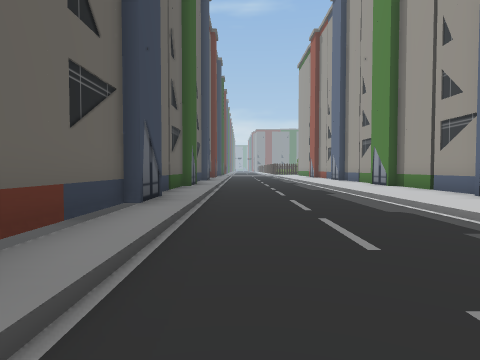
[1] (above)

21 first-person views from a walk through a scene from a Unity 3-D project. The camera is 1.2 m above the floor, tilts 2° down and sees 75° across. The floor is counted in squares, 2 m on a side. Each view is taken from the middle of a square. On the plan, view 1 faces up. The plan holds only what a view shows up to about 9 squares ahead; the rest is blank. The place goes on beyond the plan. The player character is not drawn.

[2]
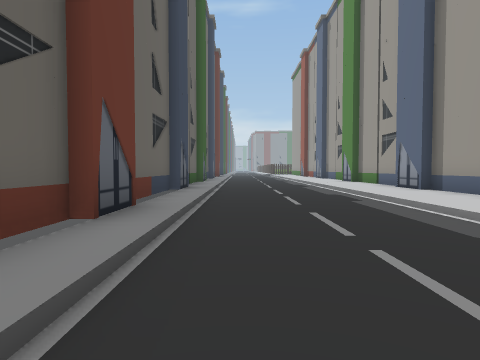

[3]
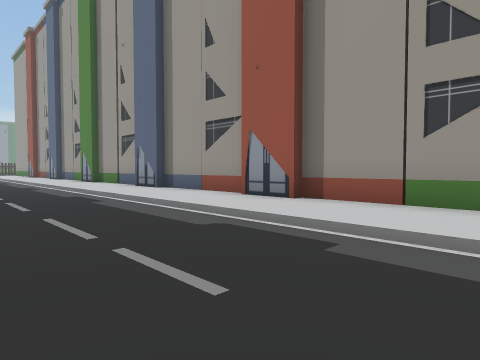

[4]
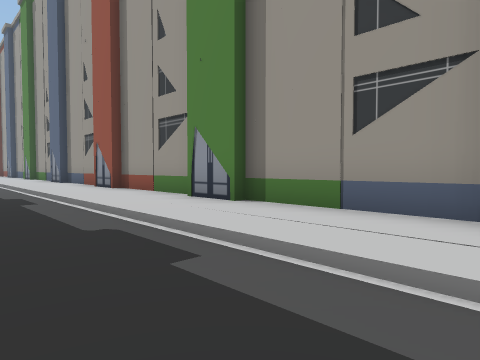

[5]
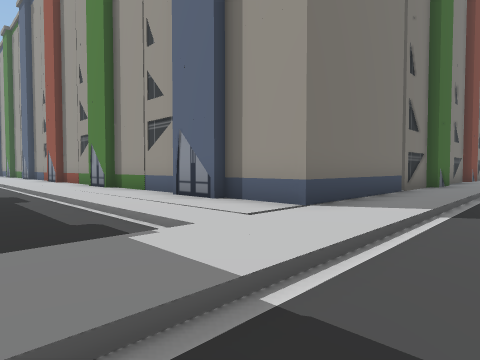

[6]
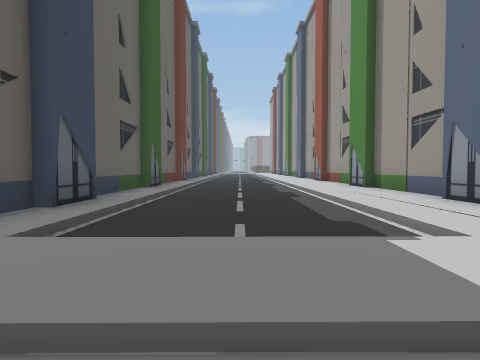

[7]
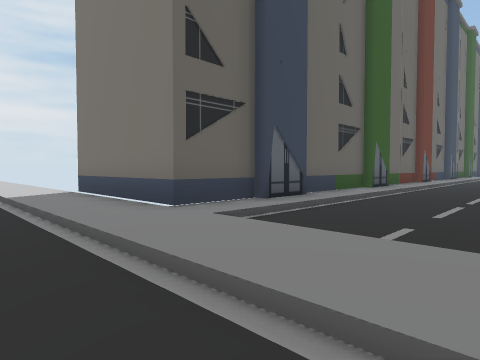

[8]
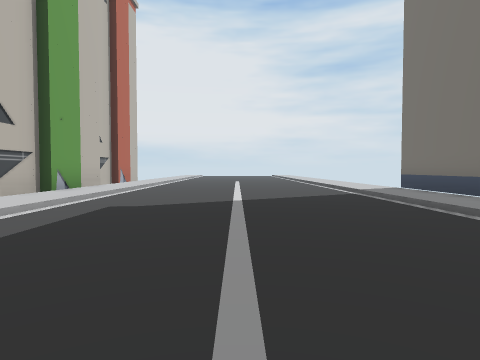

[9]
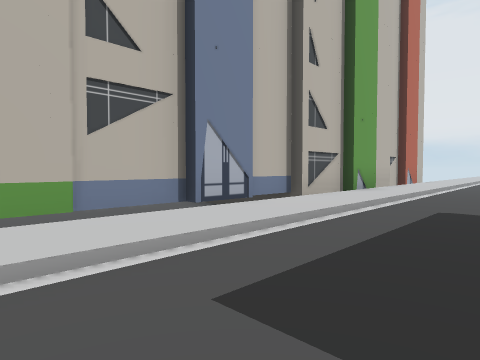

[10]
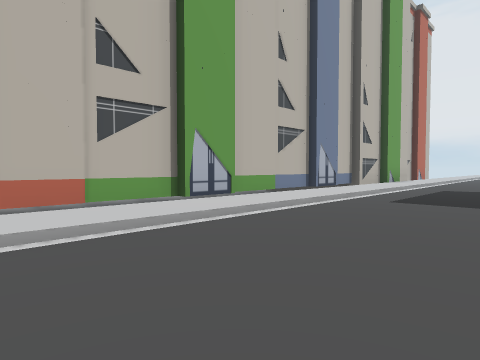

[11]
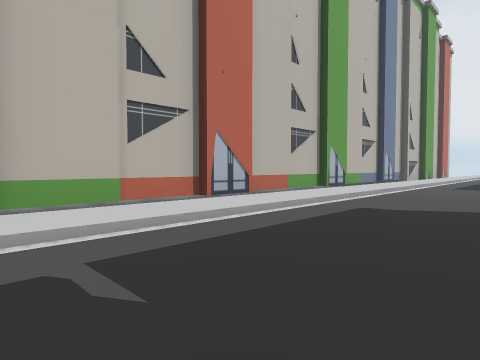

[12]
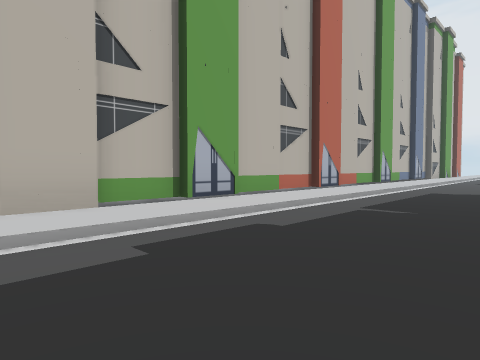

[13]
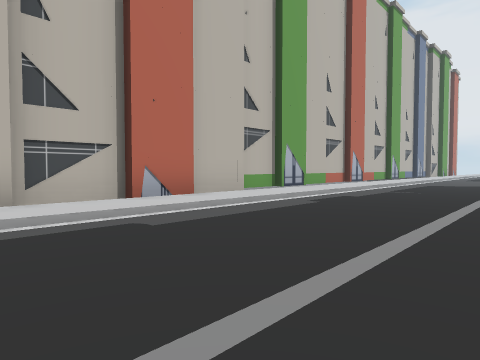

[14]
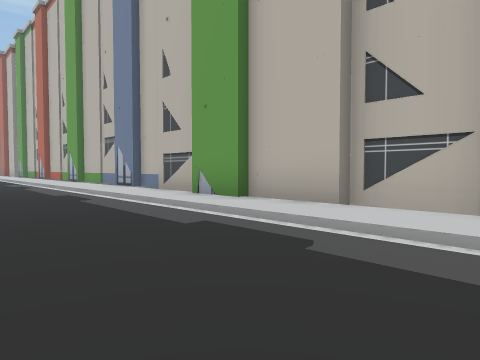

[15]
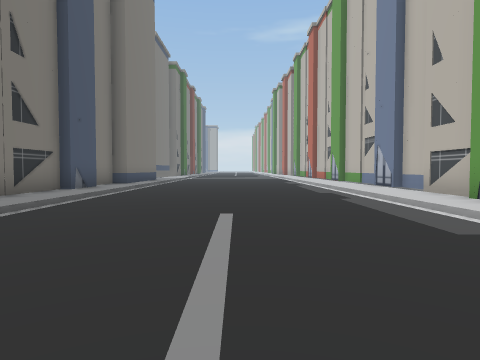

[16]
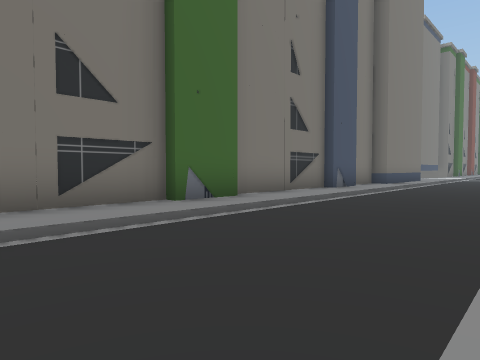

[17]
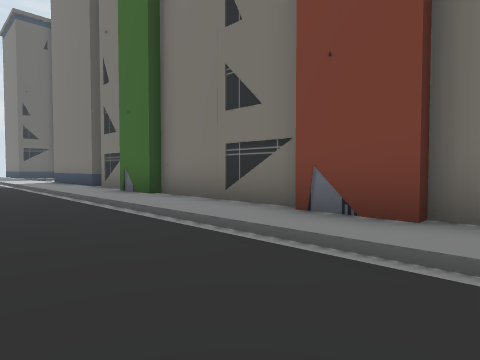

[18]
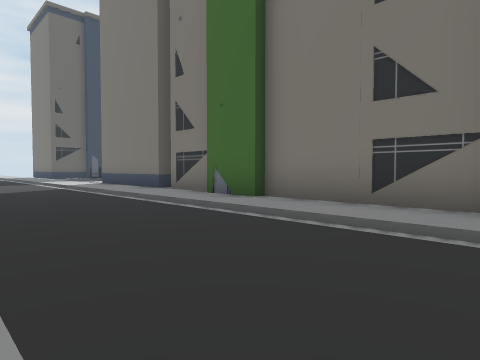

[19]
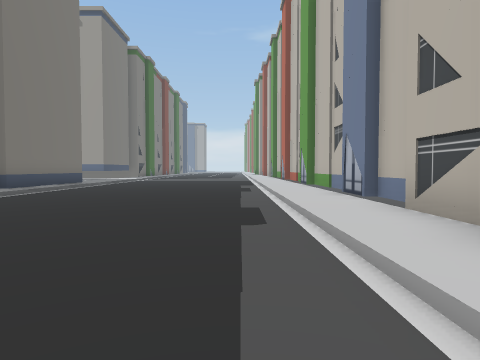

[20]
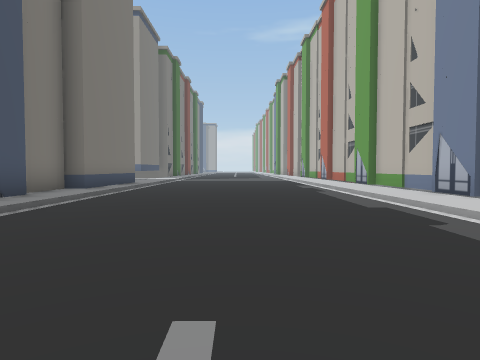

[21]
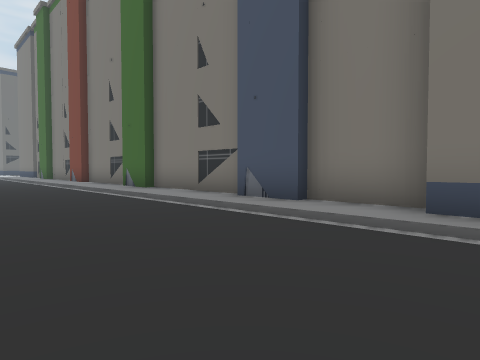

### Floor plan
Key: @ floor where view 1 was taken; # wall or solid block; . main floor; : floor 0.25 m higher than the main floor; / step, stairs or slope; v drop or lower ground; B building.
Columns run from 8 left of view 1 to 30 right of it. Each row starts with its distance up from view 1.
  9       B:...::B
  8       B:...::B
  7       B:...::B
  6       B:...::B
  5       B:...::B
  4       B:...::B
  3       B:...::B
  2       B:...::B
  1       B:...::B
  0       B:@..::B
 -1       B:...::B
 -2        :...::B
 -3       B:...::B
 -4       B:...::B
 -5       B:...::B
 -6       B:...::B
 -7       B:...::B
 -8       B:...:BB
 -9       B:...:BB
-10   BBBBB:...::BBBBBBBBBBB BBBBBBBBBBBB
-11 ::::::::::::/::::::BB:::BB:::BB:::BB:BB
-12 ////////////////////////////////////...
-13   .....................................
-14   .........   .........................
-15   .....................................
-16   .....................................
-17  ......................................
-18  //////////////////////////////////////
-19   ::::::::::::::::::::::::BvBBBBBBvB#vB
-20   BBBBBBBBBBBBBBBBBBBBBBBBBBB     BBB B

Positions as (right, up) in squares from view 1, and headings:
1: (0, 0), facing up
2: (0, -3), facing up
3: (0, -3), facing up-right
4: (1, -8), facing up-right
5: (1, -13), facing up-right
6: (1, -13), facing up
7: (2, -13), facing up-left
8: (3, -15), facing left
9: (3, -16), facing down-left
10: (8, -15), facing down-left
11: (13, -15), facing down-left
12: (17, -15), facing down-left
13: (21, -14), facing down-left
14: (18, -15), facing down-right
15: (18, -15), facing right
16: (18, -15), facing up-right
17: (18, -14), facing up-left
18: (16, -15), facing up-left
19: (21, -17), facing right
20: (21, -15), facing right
21: (30, -15), facing up-left
